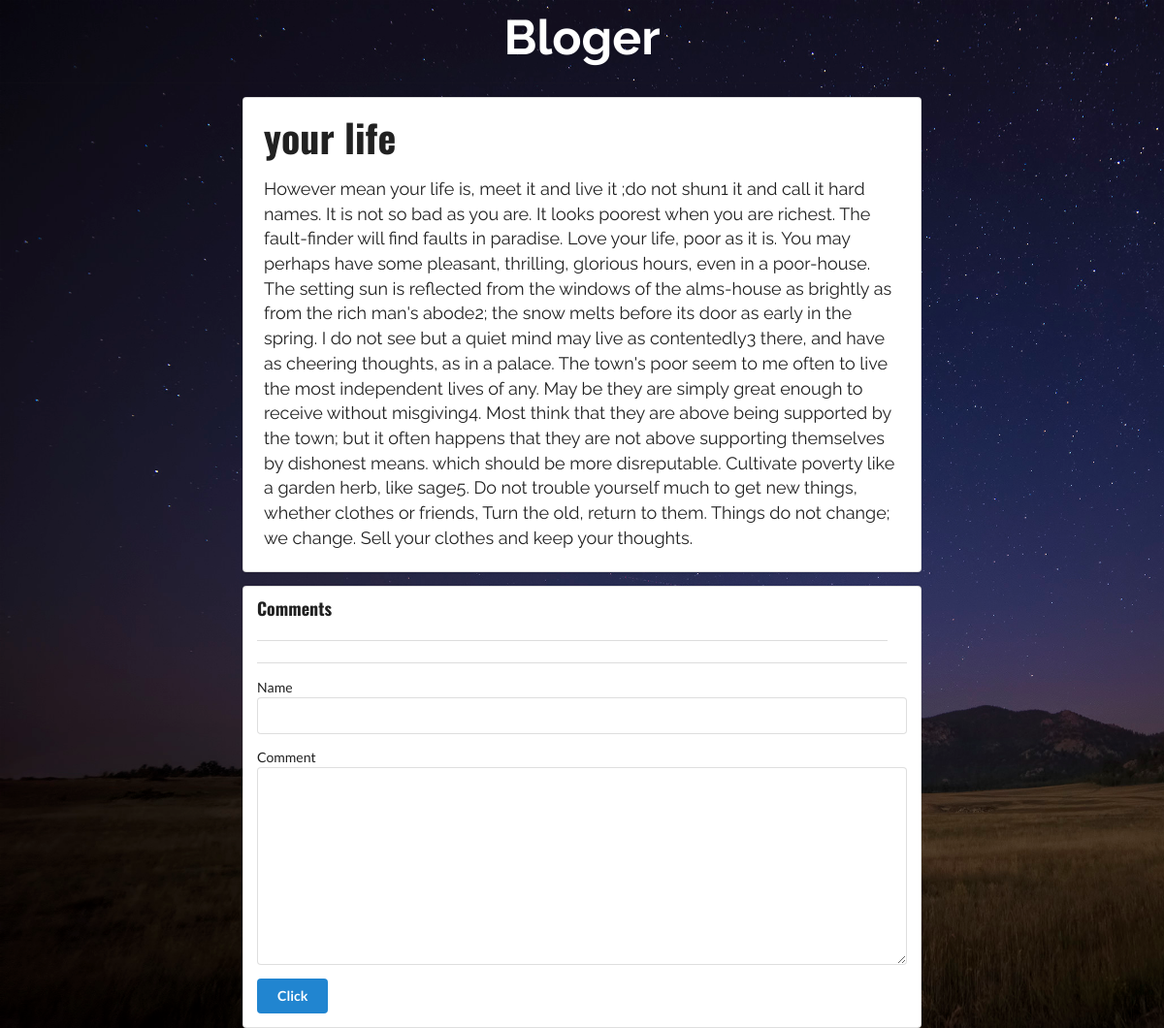
/detail/3, run on the app's committed database.
### firstapp/models.py (models this page shows, shortened)
class Article(models.Model):
    title = models.CharField(null=True, blank=True, max_length=300)  # 文章标题
    content = models.TextField(null=True, blank=True)  # 文章内容
    TAG_CHOICES = (
        ('ai', 'ai'),
        ('python', 'python'),
        ('linux', 'linux'),
        )
    tag = models.CharField(null=True, blank=True, max_length=10, choices=TAG_CHOICES)

### firstapp/views.py (the view)
# urls.py: url(r'^detail/(?P<page_num>\d+)$',detail,name='detail'),
def detail(request,page_num, error_form=None):
    form = CommentForm    # 实例化表单
    context = {}
    article = Article.objects.get(id=page_num)  # 取出id为1的这篇文章
    context['article'] = article
    a_id = Article.objects.get(id=page_num)   # 查找id为1的这个文章
    best_comment = Comment.objects.filter(best_comment=True, belong_to=a_id)   # 返回这个文章的最优评论
    if best_comment:
        context['best_comment'] = best_comment[0]
    if error_form is not None:
        context['form'] = error_form
    else:
        context['form'] = form
    return render(request, 'detail.html', context)

### firstapp/templates/detail.html (shortened to what this page needs)
<!DOCTYPE html>
{% load staticfiles %}
<html>
    <head>
        <link rel="stylesheet" href="{% static 'css/semantic.css' %}" media="screen" title="no title" charset="utf-8">
    </head>
    <body>
        <div class="ui vertical segment ">
            <a href="{% url 'index' %}">
                <h1 class="ui center aligned header inverted" style="font-size:50px;font-family: 'Raleway', sans-serif!important;">
                    Bloger
                </h1>
            </a>
        </div>
            <div class="ui  segment padded container" >
                <h1 class="ui header" style="font-family:'Oswald', sans-serif;font-size:40px">
                    {{ article.title }}
                </h1>
                <p>{{ article.content }}</p>
            </div>
        <div class="ui segment container" style="width:700px;">
            <h3 class="ui header" style="font-family:'Oswald', sans-serif;">Comments</h3>
                <div class="ui comments">
                     <div class="ui divider"></div>
                </div>
            <div class="ui divider"></div>
            <form class="ui error tiny form" action="{% url 'detail_comment' article.id %}" method="post">
              {% if form.errors %}
                  <div class="ui error message">
                    {{ form.errors }}
                  </div>
                  {% for field in form  %}
                    <div class="{{ field.errors|yesno:'error, ' }} field">
                      {{ field.label }}
                      {{ field }}
                    </div>
                  {% endfor %}
              {% else %}
                  {% for field in form  %}
                    <div class="field">
                      {{ field.label }}
                      {{ field }}
                    </div>
                  {% endfor %}
              {% endif %}
                <button type="submit" class="ui blue button" >Click</button>
            </form>
        </div>
    </body>
</html>

### data on the page
Article: title "your life", content "However mean your life is, meet it and live it ;do not shun1 it and call it hard names. It is not so bad as you are. It looks poorest when you are richest. The fault-finder will find faults in paradise. Love your life, poor as it is. You may perhaps have some pleasant, thrilling, glorious hours, even in a poor-house. The setting sun is reflected from the windows of the alms-house as brightly as from the rich man's abode2; the snow melts before its door as early in the spring. I do not see but a quiet mind may live as contentedly3 there, and have as cheering thoughts, as in a palace. The town's poor seem to me often to live the most independent lives of any. May be they are simply great…"

### other printed values
{{ field.label }} "Name" "Comment"
